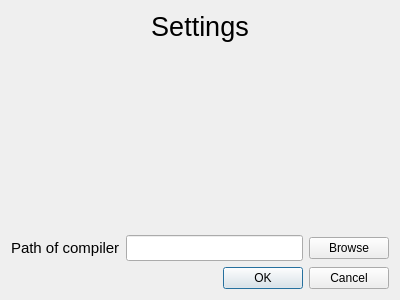
<?xml version="1.0" encoding="UTF-8"?>
<ui version="4.0">
 <class>SettingsWindow</class>
 <widget class="QDialog" name="SettingsWindow">
  <property name="geometry">
   <rect>
    <x>0</x>
    <y>0</y>
    <width>400</width>
    <height>300</height>
   </rect>
  </property>
  <property name="windowTitle">
   <string>Dialog</string>
  </property>
  <layout class="QGridLayout" name="gridLayout">
   <item row="2" column="0">
    <widget class="QDialogButtonBox" name="buttonBox">
     <property name="orientation">
      <enum>Qt::Horizontal</enum>
     </property>
     <property name="standardButtons">
      <set>QDialogButtonBox::Cancel|QDialogButtonBox::Ok</set>
     </property>
    </widget>
   </item>
   <item row="0" column="0">
    <widget class="QLabel" name="label">
     <property name="font">
      <font>
       <pointsize>20</pointsize>
      </font>
     </property>
     <property name="text">
      <string>Settings</string>
     </property>
     <property name="alignment">
      <set>Qt::AlignHCenter|Qt::AlignTop</set>
     </property>
    </widget>
   </item>
   <item row="1" column="0">
    <layout class="QHBoxLayout" name="horizontalLayout">
     <item>
      <widget class="QLabel" name="label_2">
       <property name="font">
        <font>
         <pointsize>11</pointsize>
        </font>
       </property>
       <property name="text">
        <string>Path of compiler</string>
       </property>
      </widget>
     </item>
     <item>
      <widget class="QLineEdit" name="lineEdit">
       <property name="font">
        <font>
         <pointsize>11</pointsize>
        </font>
       </property>
      </widget>
     </item>
     <item>
      <widget class="QPushButton" name="pushButton">
       <property name="text">
        <string>Browse</string>
       </property>
      </widget>
     </item>
    </layout>
   </item>
  </layout>
 </widget>
 <resources/>
 <connections>
  <connection>
   <sender>buttonBox</sender>
   <signal>accepted()</signal>
   <receiver>SettingsWindow</receiver>
   <slot>accept()</slot>
   <hints>
    <hint type="sourcelabel">
     <x>248</x>
     <y>254</y>
    </hint>
    <hint type="destinationlabel">
     <x>157</x>
     <y>274</y>
    </hint>
   </hints>
  </connection>
  <connection>
   <sender>buttonBox</sender>
   <signal>rejected()</signal>
   <receiver>SettingsWindow</receiver>
   <slot>reject()</slot>
   <hints>
    <hint type="sourcelabel">
     <x>316</x>
     <y>260</y>
    </hint>
    <hint type="destinationlabel">
     <x>286</x>
     <y>274</y>
    </hint>
   </hints>
  </connection>
 </connections>
</ui>
